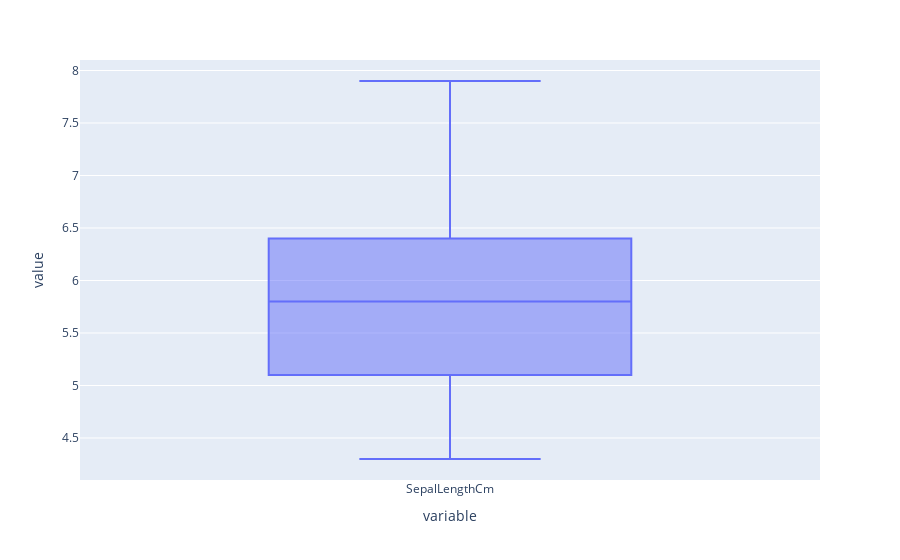
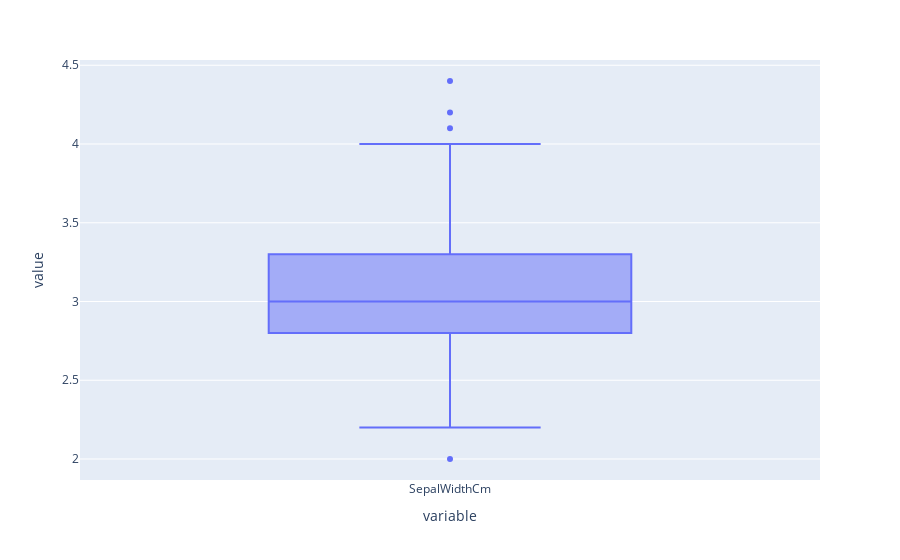
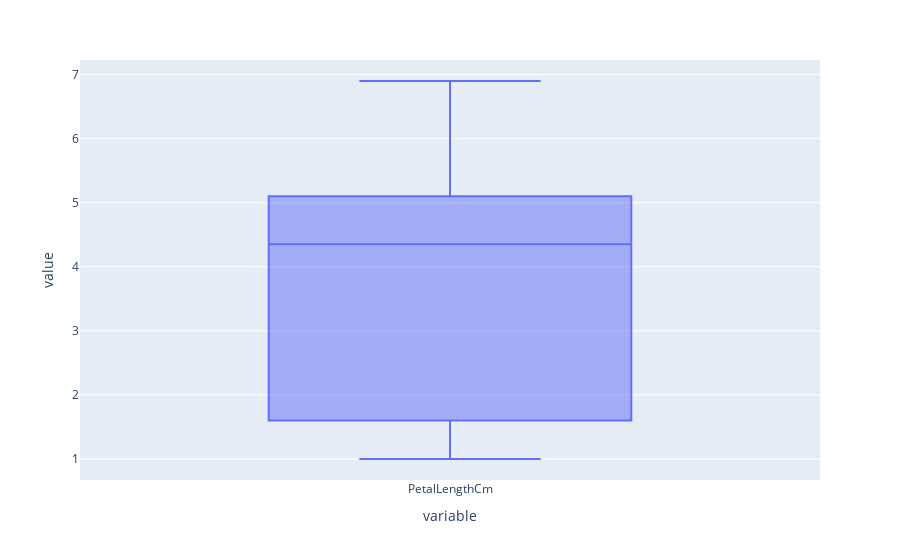
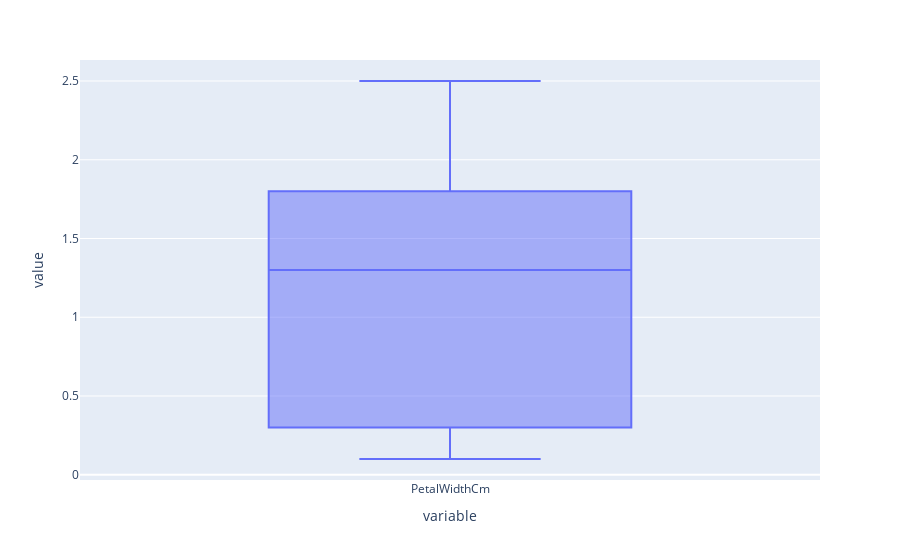

Here is the notebook cell these charts were saved with, in order:
### Markdown cell above
# lets see the outliers

### Code cell
for col in dist.columns:
    fig=px.box(df[col])
    fig.show()

### Figure 1 — Plotly figure (JSON) as saved in the notebook; plotly's stock layout.template omitted (floating-point values rounded to 4 significant figures; data arrays with more than 128 entries replaced by an {"elided": "..."} marker saying what was removed)
{"data": [{"alignmentgroup": "True", "hovertemplate": "variable=%{x}<br>value=%{y}<extra></extra>", "legendgroup": "", "marker": {"color": "#636efa"}, "name": "", "notched": false, "offsetgroup": "", "orientation": "v", "showlegend": false, "type": "box", "x": {"elided": "150 str values"}, "x0": " ", "xaxis": "x", "y": {"elided": "150 float values"}, "y0": " ", "yaxis": "y"}], "layout": {"boxmode": "group", "legend": {"tracegroupgap": 0}, "margin": {"t": 60}, "xaxis": {"anchor": "y", "domain": [0, 1], "title": {"text": "variable"}}, "yaxis": {"anchor": "x", "domain": [0, 1], "title": {"text": "value"}}}}

### Figure 2 — Plotly figure (JSON) as saved in the notebook; plotly's stock layout.template omitted (floating-point values rounded to 4 significant figures; data arrays with more than 128 entries replaced by an {"elided": "..."} marker saying what was removed)
{"data": [{"alignmentgroup": "True", "hovertemplate": "variable=%{x}<br>value=%{y}<extra></extra>", "legendgroup": "", "marker": {"color": "#636efa"}, "name": "", "notched": false, "offsetgroup": "", "orientation": "v", "showlegend": false, "type": "box", "x": {"elided": "150 str values"}, "x0": " ", "xaxis": "x", "y": {"elided": "150 float values"}, "y0": " ", "yaxis": "y"}], "layout": {"boxmode": "group", "legend": {"tracegroupgap": 0}, "margin": {"t": 60}, "xaxis": {"anchor": "y", "domain": [0, 1], "title": {"text": "variable"}}, "yaxis": {"anchor": "x", "domain": [0, 1], "title": {"text": "value"}}}}

### Figure 3 — Plotly figure (JSON) as saved in the notebook; plotly's stock layout.template omitted (floating-point values rounded to 4 significant figures; data arrays with more than 128 entries replaced by an {"elided": "..."} marker saying what was removed)
{"data": [{"alignmentgroup": "True", "hovertemplate": "variable=%{x}<br>value=%{y}<extra></extra>", "legendgroup": "", "marker": {"color": "#636efa"}, "name": "", "notched": false, "offsetgroup": "", "orientation": "v", "showlegend": false, "type": "box", "x": {"elided": "150 str values"}, "x0": " ", "xaxis": "x", "y": {"elided": "150 float values"}, "y0": " ", "yaxis": "y"}], "layout": {"boxmode": "group", "legend": {"tracegroupgap": 0}, "margin": {"t": 60}, "xaxis": {"anchor": "y", "domain": [0, 1], "title": {"text": "variable"}}, "yaxis": {"anchor": "x", "domain": [0, 1], "title": {"text": "value"}}}}

### Figure 4 — Plotly figure (JSON) as saved in the notebook; plotly's stock layout.template omitted (floating-point values rounded to 4 significant figures; data arrays with more than 128 entries replaced by an {"elided": "..."} marker saying what was removed)
{"data": [{"alignmentgroup": "True", "hovertemplate": "variable=%{x}<br>value=%{y}<extra></extra>", "legendgroup": "", "marker": {"color": "#636efa"}, "name": "", "notched": false, "offsetgroup": "", "orientation": "v", "showlegend": false, "type": "box", "x": {"elided": "150 str values"}, "x0": " ", "xaxis": "x", "y": {"elided": "150 float values"}, "y0": " ", "yaxis": "y"}], "layout": {"boxmode": "group", "legend": {"tracegroupgap": 0}, "margin": {"t": 60}, "xaxis": {"anchor": "y", "domain": [0, 1], "title": {"text": "variable"}}, "yaxis": {"anchor": "x", "domain": [0, 1], "title": {"text": "value"}}}}
